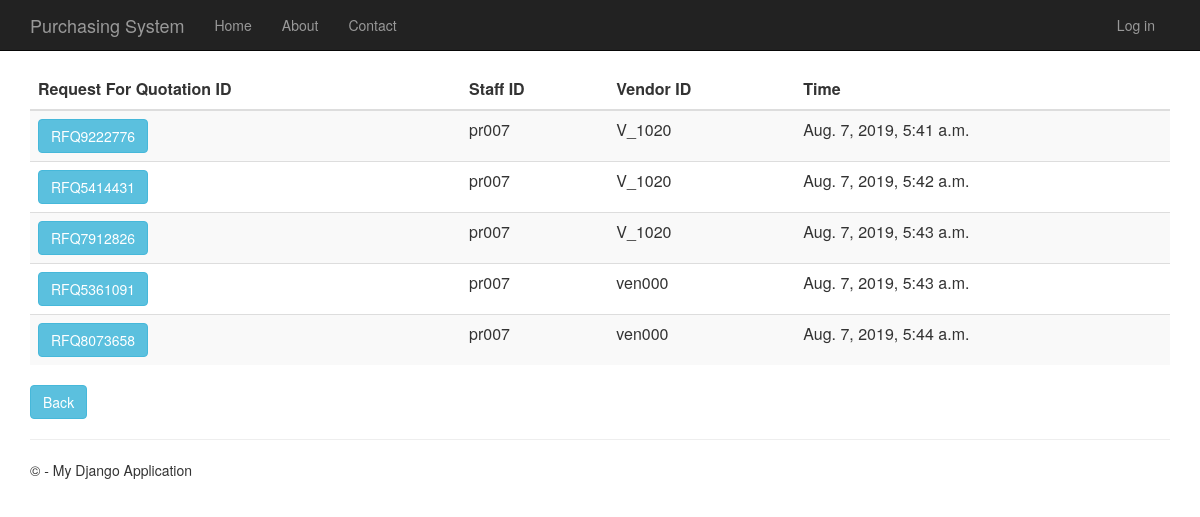
Page /requestforquotationhistory on the committed database.
### RequestForQuotation/models.py (models this page shows, shortened)
class RequestForQuotation(models.Model):
    request_for_quotation_id = models.CharField(primary_key=True, max_length=10)
    time_created = models.DateTimeField()
    description = models.TextField(null=True,default=None, blank=True)
    total_price = models.DecimalField(max_digits=10, decimal_places=2, default=Decimal('0.00'))
    person_id = models.ForeignKey(Person, on_delete = models.CASCADE)
    vendor_id = models.ForeignKey(Vendor, on_delete = models.CASCADE)
    purchase_requisition_id = models.ForeignKey(PurchaseRequisition, on_delete = models.CASCADE)

### app/models.py (models this page shows, shortened)
class Person(models.Model):
    user_id = models.OneToOneField(User)
    person_id = models.CharField(primary_key=True, max_length=10)
    person_name = models.TextField()
    person_address = models.TextField()
    person_phone_number = models.TextField()
    person_role = models.TextField(default = 'MANAGER')

class Vendor(models.Model):
    vendor_id = models.CharField(primary_key=True, max_length=10)
    vendor_name = models.TextField()
    vendor_phone_number = models.TextField()
    vendor_address = models.TextField()
    vendor_email = models.TextField()
    def __str__(self):
        return str(self.vendor_id)

### RequestForQuotation/views.py (the view)
# urls.py: url(r'^requestforquotationhistory', RequestForQuotation.views.requestforquotationhistory, name="request_of_quotation_history"),
def requestforquotationhistory(request):
    request_for_quotations = RequestForQuotation.objects.all()
    context = {
            'title':'Request For Quotation History',
            'rows':request_for_quotations
        }
    return render(request,'RequestForQuotation/requestforquotationhistory.html',context)

### RequestForQuotation/templates/RequestForQuotation/requestforquotationhistory.html
﻿{% extends "app/layout.html" %}
{% block content %}
<div class="purchaseorderhistory margintop">
    <form action="requestofquotationhistorydetails" method="GET">
        <table class="table table-striped margintop">
          <thead>
            <tr>
              <th scope="col">Request For Quotation ID</th>
              <th scope="col">Staff ID</th>
              <th scope="col">Vendor ID</th>
              <th scope="col">Time</th>
            </tr>
          </thead>
          <tbody>
              {% for r in rows %}
            <tr>
                 <td><button type="submit" name="rfq_id" value="{{r.request_for_quotation_id}}" class="btn btn-info" >{{r.request_for_quotation_id}}</button></td>
                 <td>{{r.person_id.person_id}}</td>
                 <td>{{r.vendor_id}}</td>
                 <td>{{r.time_created}}</td>
            </tr>
              {% endfor %}
          </tbody>
        </table>
    </form>
       <form action="menu">
        <div class="margintop">
            <button type="submit" class="btn btn-info" >Back</button>
        </div>
    </form>
</div>
{% endblock %}

### app/static/app/content/site.css (style rules this page uses)
body { padding-top: 50px; padding-bottom: 20px; }

### rows in the picture
RequestForQuotation: request_for_quotation_id "RFQ9222776", person_id.person_id "pr007", vendor_id "V_1020", time_created "Aug. 7, 2019, 5:41 a.m."
RequestForQuotation: request_for_quotation_id "RFQ5414431", person_id.person_id "pr007", vendor_id "V_1020", time_created "Aug. 7, 2019, 5:42 a.m."
RequestForQuotation: request_for_quotation_id "RFQ7912826", person_id.person_id "pr007", vendor_id "V_1020", time_created "Aug. 7, 2019, 5:43 a.m."
RequestForQuotation: request_for_quotation_id "RFQ5361091", person_id.person_id "pr007", vendor_id "ven000", time_created "Aug. 7, 2019, 5:43 a.m."
RequestForQuotation: request_for_quotation_id "RFQ8073658", person_id.person_id "pr007", vendor_id "ven000", time_created "Aug. 7, 2019, 5:44 a.m."
